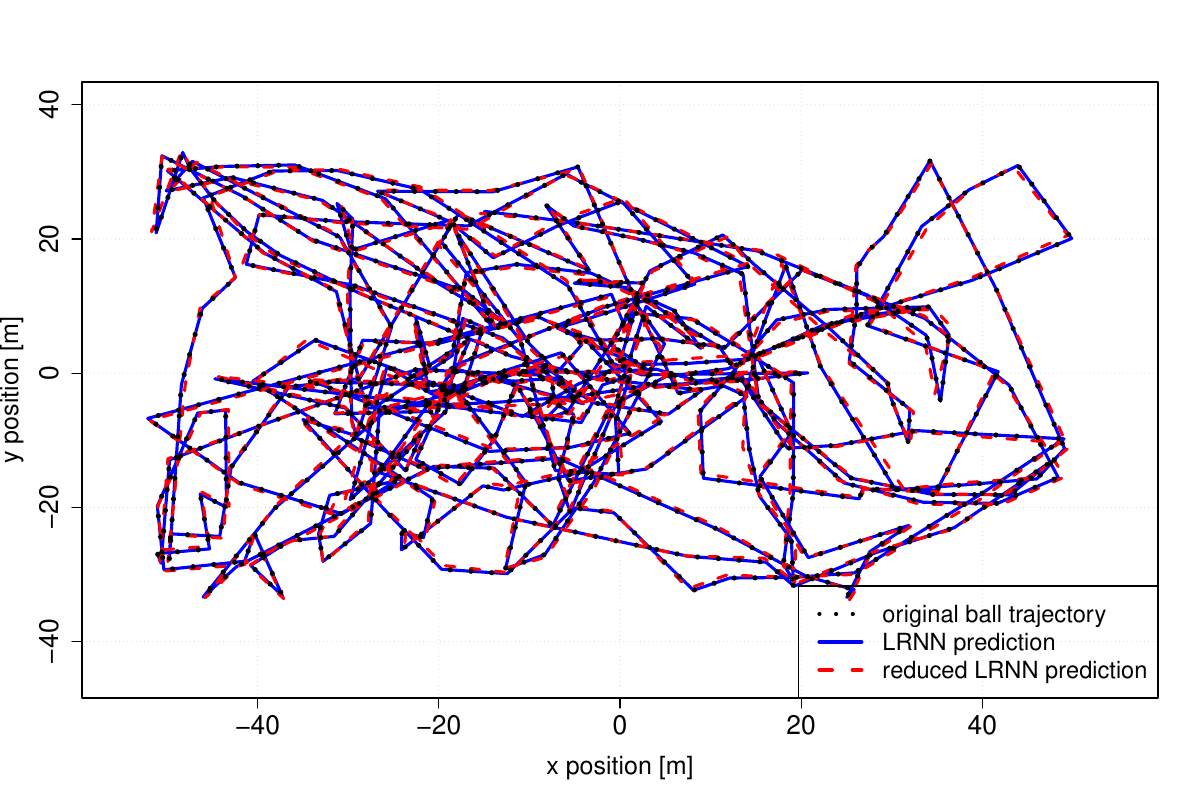

Recreate this plot in R.
#Data <- read.csv('../../../examples/robocup/game6data.csv', header=F)
#Out1 <- read.csv('../../../examples/robocup/game6out1.csv', header=F)
#Out2 <- read.csv('../../../examples/robocup/game6out2.csv', header=F)
library(R.matlab)

mydata <- readMat('game6.mat')

x1 <- mydata$In[1,] # as.numeric(Data[1,])
y1 <- mydata$In[2,] # as.numeric(Data[2,])
x2 <- mydata$Out1[1,]
y2 <- mydata$Out1[2,]
x3 <- mydata$Out2[1,]
y3 <- mydata$Out2[2,]

setEPS()
postscript(file = "game6.eps", width = 12, height = 8)
plot(x2, y2, type='l', lwd=3, lty=1, col='blue', xlab='x position [m]', ylab='y position [m]', xlim=c(-55,55), ylim=c(-45,40), cex.axis=1.6, cex.lab=1.5, panel.first=grid())
lines(x3,y3, lwd=3, lty=2, col='red')
lines(x1,y1, lwd=5, lty=3, col='black')
legend("bottomright", legend=c("original ball trajectory", "LRNN prediction", "reduced LRNN prediction"), lwd=4, lty=c(3,1:2), col=c("black", "blue", "red"), cex=1.4)
dev.off()
